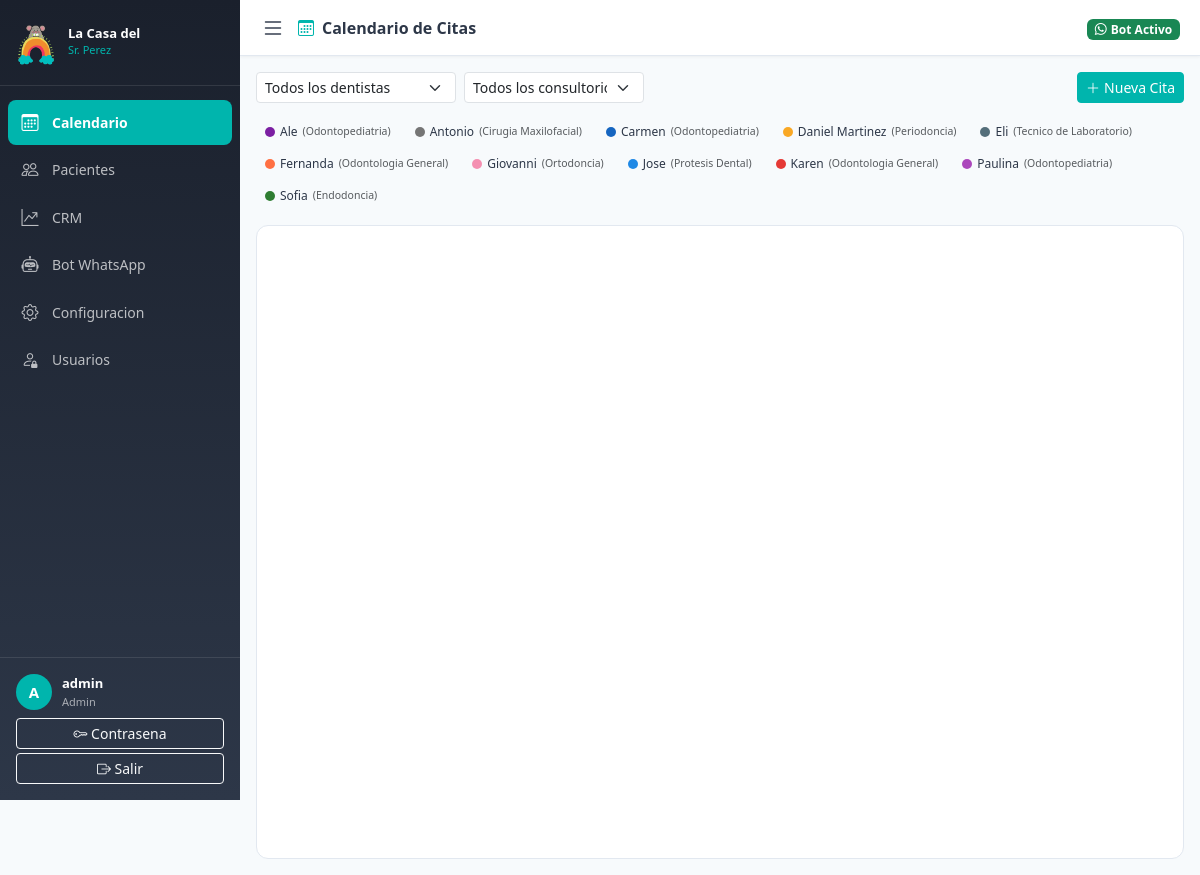
The page / (signed in) on the database its author committed.
### models.py (models this page shows, shortened)
class User(UserMixin, db.Model):
    __tablename__ = 'users'
    id = db.Column(db.Integer, primary_key=True)
    username = db.Column(db.String(80), unique=True, nullable=False)
    email = db.Column(db.String(120), unique=True, nullable=False)
    password_hash = db.Column(db.String(255), nullable=False)
    rol = db.Column(db.Enum(RolUsuario), nullable=False, default=RolUsuario.recepcionista)
    activo = db.Column(db.Boolean, default=True)
    created_at = db.Column(db.DateTime, default=datetime.utcnow)
    def is_admin(self):
        return self.rol == RolUsuario.admin

class Dentista(db.Model):
    __tablename__ = 'dentistas'
    id = db.Column(db.Integer, primary_key=True)
    nombre = db.Column(db.String(100), nullable=False)
    especialidad = db.Column(db.String(100))
    color = db.Column(db.String(7), default='#3788d8')  # Hex
    telefono = db.Column(db.String(20))
    email = db.Column(db.String(120))
    activo = db.Column(db.Boolean, default=True)
    created_at = db.Column(db.DateTime, default=datetime.utcnow)
    horarios = db.relationship('HorarioDentista', backref='dentista',
                               lazy=True, cascade='all, delete-orphan')
    bloqueos = db.relationship('BloqueoDentista', backref='dentista',
                               lazy=True, cascade='all, delete-orphan')
    citas = db.relationship('Cita', backref='dentista', lazy=True)
    def to_dict(self):
        return {
            'id': self.id,
            'nombre': self.nombre,
            'especialidad': self.especialidad,
            'color': self.color,
            'telefono': self.telefono,
            'email': self.email,
            'activo': self.activo,
        }

### routes/main.py (the view)
@main_bp.route('/')
@login_required
def dashboard():
    dentistas = Dentista.query.filter_by(activo=True).order_by(Dentista.nombre).all()
    consultorios = Consultorio.query.filter_by(activo=True).order_by(Consultorio.id).all()
    tipos_cita = TipoCita.query.filter_by(activo=True).all()
    return render_template('dashboard.html',
                           dentistas=dentistas,
                           consultorios=consultorios,
                           tipos_cita=tipos_cita,
                           consultorios_json=[c.to_dict() for c in consultorios],
                           dentistas_json=[d.to_dict() for d in dentistas])

### app.py (called while the page is built)
def _init_extensions(app):
    from extensions import db, migrate, login_manager, csrf, limiter, cache, mail
    db.init_app(app)
    migrate.init_app(app, db)
    csrf.init_app(app)
    limiter.init_app(app)
    cache.init_app(app)
    mail.init_app(app)
    login_manager.init_app(app)
    login_manager.login_view = 'auth.login'
    login_manager.login_message = 'Debes iniciar sesion para acceder.'
    login_manager.login_message_category = 'warning'
    @login_manager.user_loader
    def load_user(user_id):
        from models import User
        return User.query.get(int(user_id))
    with app.app_context():
        import models  # noqa: F401 — registers all models with SQLAlchemy metadata
        db.create_all()
        _seed_initial_data()

### models.py (called while the page is built)
    def to_dict(self):
        return {
            'id': self.id,
            'title': self.nombre,
            'descripcion': self.descripcion,
        }

### templates/dashboard.html (shortened to what this page needs)
{% extends 'base.html' %}
{% block page_title %}<i class="bi bi-calendar3 me-2" style="color:var(--primary)"></i>Calendario de Citas{% endblock %}
{% block extra_css %}
<link href="https://cdn.jsdelivr.net/npm/fullcalendar-scheduler@6.1.15/index.global.min.css" rel="stylesheet">
{% endblock %}
{% block content %}
<div class="p-3">
  <div class="d-flex align-items-center gap-2 mb-2 flex-wrap">
    <select id="filtro-dentista" class="form-select form-select-sm" style="max-width:200px">
      <option value="">Todos los dentistas</option>
    </select>
    <select id="filtro-consultorio" class="form-select form-select-sm" style="max-width:180px">
      <option value="">Todos los consultorios</option>
    </select>
    <button class="btn btn-primary btn-sm ms-auto" id="btnNuevaCita">
      <i class="bi bi-plus-lg me-1"></i>Nueva Cita
    </button>
  </div>
  <div class="doctor-legend mb-2" id="doctorLegend">
    {% for d in dentistas %}
    <div class="legend-item" data-dentista-id="{{ d.id }}" onclick="toggleDentista({{ d.id }}, this)">
      <span class="legend-dot" style="background:{{ d.color }}"></span>
      <span>{{ d.nombre }}</span>
      <small class="text-muted">({{ d.especialidad }})</small>
    </div>
    {% endfor %}
  </div>
  <div class="calendar-wrapper card p-2">
    <div id="calendar"></div>
  </div>
</div>
{% endblock %}

### templates/base.html (shortened to what this page needs)
<!DOCTYPE html>
<html lang="es">
<head>
  <link href="https://cdn.jsdelivr.net/npm/bootstrap@5.3.3/dist/css/bootstrap.min.css" rel="stylesheet">
  <link href="https://cdn.jsdelivr.net/npm/bootstrap-icons@1.11.3/font/bootstrap-icons.min.css" rel="stylesheet">
  <link rel="stylesheet" href="{{ url_for('static', filename='css/main.css') }}">
  {% block extra_css %}{% endblock %}
</head>
<body>
{% if current_user.is_authenticated %}
<nav id="sidebar" class="sidebar d-flex flex-column">
  <div class="sidebar-brand">
    <div class="brand-icon"><img src="{{ url_for('static', filename='imagenes/logo.png') }}" alt="La Casa del Sr. Perez" style="width:40px;height:40px;object-fit:contain;border-radius:8px;"></div>
    <div class="brand-text">
      <span class="brand-name">La Casa del</span>
      <span class="brand-sub">Sr. Perez</span>
    </div>
  </div>
  <ul class="sidebar-nav flex-grow-1">
    <li>
      <a href="{{ url_for('main.dashboard') }}"
         class="sidebar-link {% if request.endpoint == 'main.dashboard' %}active{% endif %}">
        <i class="bi bi-calendar3"></i><span>Calendario</span>
      </a>
    </li>
    <li>
      <a href="{{ url_for('main.pacientes') }}"
         class="sidebar-link {% if request.endpoint == 'main.pacientes' %}active{% endif %}">
        <i class="bi bi-people"></i><span>Pacientes</span>
      </a>
    </li>
    <li>
      <a href="{{ url_for('main.crm') }}"
         class="sidebar-link {% if request.endpoint == 'main.crm' %}active{% endif %}">
        <i class="bi bi-graph-up-arrow"></i><span>CRM</span>
      </a>
    </li>
    <li>
      <a href="{{ url_for('main.bot_monitor') }}"
         class="sidebar-link {% if request.endpoint == 'main.bot_monitor' %}active{% endif %}">
        <i class="bi bi-robot"></i><span>Bot WhatsApp</span>
      </a>
    </li>
    {% if current_user.is_admin() %}
    <li>
      <a href="{{ url_for('main.configuracion') }}"
         class="sidebar-link {% if request.endpoint == 'main.configuracion' %}active{% endif %}">
        <i class="bi bi-gear"></i><span>Configuracion</span>
      </a>
    </li>
    <li>
      <a href="{{ url_for('auth.admin_usuarios') }}"
         class="sidebar-link {% if request.endpoint == 'auth.admin_usuarios' %}active{% endif %}">
        <i class="bi bi-person-lock"></i><span>Usuarios</span>
      </a>
    </li>
    {% endif %}
  </ul>
  <div class="sidebar-user">
    <div class="user-info">
      <div class="user-avatar">{{ current_user.username[0].upper() }}</div>
      <div>
        <div class="user-name">{{ current_user.username }}</div>
        <div class="user-role">{{ current_user.rol.value }}</div>
      </div>
    </div>
    <div class="user-actions mt-2">
      <a href="{{ url_for('auth.cambiar_password') }}" class="btn btn-sm btn-outline-light w-100 mb-1">
        <i class="bi bi-key"></i> Contrasena
      </a>
      <a href="{{ url_for('auth.logout') }}" class="btn btn-sm btn-outline-light w-100">
        <i class="bi bi-box-arrow-right"></i> Salir
      </a>
    </div>
  </div>
</nav>
<div id="main-content" class="main-content">
  <div class="topbar">
    <button class="sidebar-toggle btn btn-link p-0" id="sidebarToggle">
      <i class="bi bi-list fs-4"></i>
    </button>
    <div class="topbar-title">{% block page_title %}{% endblock %}</div>
    <div class="topbar-right">
      <span class="badge bg-success"><i class="bi bi-whatsapp me-1"></i>Bot Activo</span>
    </div>
  </div>
  <div class="page-content">
    {% block content %}{% endblock %}
  </div>
</div>
{% else %}
  {% block auth_content %}{% endblock %}
{% endif %}
</body>
</html>

### static/css/main.css (style rules this page uses)
:root { --primary: #00B5AD; --primary-dk: #008C86; --green: #72B843; --yellow: #F5DC57; --orange: #F2853D; --pink: #E84375; --sidebar-w: 240px; --topbar-h: 56px; --text: #2d3748; --muted: #718096; --border: #e2e8f0; --bg: #f7fafc; }
* { box-sizing: border-box; margin: 0; padding: 0; }
body { font-family: 'Segoe UI', system-ui, sans-serif; color: var(--text); background: var(--bg); overflow-x: hidden; }
.sidebar { position: fixed; top: 0; left: 0; height: 100vh; width: var(--sidebar-w); background: linear-gradient(180deg, #1a202c 0%, #2d3748 100%); color: #fff; z-index: 1000; transition: all .3s ease; overflow: hidden; }
.sidebar-brand { display: flex; align-items: center; gap: 12px; padding: 20px 16px; border-bottom: 1px solid rgba(255,255,255,.1); }
.brand-icon { font-size: 28px; color: var(--primary); flex-shrink: 0; }
.brand-text { display: flex; flex-direction: column; }
.brand-name { font-size: 13px; font-weight: 700; color: #fff; line-height: 1.2; }
.brand-sub { font-size: 11px; color: var(--primary); }
.sidebar-nav { list-style: none; padding: 12px 0; }
.sidebar-nav li { margin: 2px 8px; }
.sidebar-link { display: flex; align-items: center; gap: 12px; padding: 10px 12px; border-radius: 8px; color: rgba(255,255,255,.7); text-decoration: none; font-size: 14px; transition: all .2s; }
.sidebar-link.active { background: var(--primary); color: #fff; font-weight: 600; }
.sidebar-link i { font-size: 17px; flex-shrink: 0; width: 20px; text-align: center; }
.sidebar-user { padding: 16px; border-top: 1px solid rgba(255,255,255,.1); }
.user-info { display: flex; align-items: center; gap: 10px; margin-bottom: 4px; }
.user-avatar { width: 36px; height: 36px; border-radius: 50%; background: var(--primary); display: flex; align-items: center; justify-content: center; font-weight: 700; font-size: 15px; flex-shrink: 0; }
.user-name { font-size: 13px; font-weight: 600; color: #fff; }
.user-role { font-size: 11px; color: rgba(255,255,255,.6); text-transform: capitalize; }
.main-content { margin-left: var(--sidebar-w); min-height: 100vh; transition: margin-left .3s ease; display: flex; flex-direction: column; }
.topbar { height: var(--topbar-h); background: #fff; border-bottom: 1px solid var(--border); display: flex; align-items: center; padding: 0 20px; gap: 12px; position: sticky; top: 0; z-index: 900; box-shadow: 0 1px 3px rgba(0,0,0,.05); }
.topbar-title { font-size: 16px; font-weight: 600; flex-grow: 1; }
.sidebar-toggle { color: var(--text) !important; }
.page-content { padding: 0; flex-grow: 1; }
.card { border: 1px solid var(--border); border-radius: 12px; }
.btn-primary { background: var(--primary); border-color: var(--primary); }
.doctor-legend { display: flex; flex-wrap: wrap; gap: 6px; padding: 8px 0; }
.legend-item { display: flex; align-items: center; gap: 5px; font-size: 12px; cursor: pointer; padding: 3px 8px; border-radius: 20px; border: 1px solid transparent; transition: all .2s; }
.legend-dot { width: 10px; height: 10px; border-radius: 50%; flex-shrink: 0; }

### templates/dashboard.html (style rules this page uses)
.calendar-wrapper { height: calc(100vh - var(--topbar-h) - 110px); min-height: 500px; }
#calendar { height: 100%; }

### rows shown on the page
User: username "A", username "admin", rol.value "Admin"
Dentista: nombre "Ale", especialidad "Odontopediatria"
Dentista: nombre "Antonio", especialidad "Cirugia Maxilofacial"
Dentista: nombre "Carmen", especialidad "Odontopediatria"
Dentista: nombre "Daniel Martinez", especialidad "Periodoncia"
Dentista: nombre "Eli", especialidad "Tecnico de Laboratorio"
Dentista: nombre "Fernanda", especialidad "Odontologia General"
Dentista: nombre "Giovanni", especialidad "Ortodoncia"
Dentista: nombre "Jose", especialidad "Protesis Dental"
Dentista: nombre "Karen", especialidad "Odontologia General"
Dentista: nombre "Paulina", especialidad "Odontopediatria"
Dentista: nombre "Sofia", especialidad "Endodoncia"
